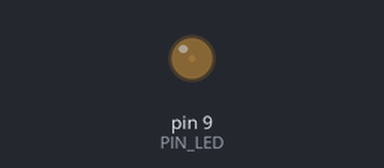
Bench run of a sketch on a simulated Arduino Uno, built with avr-gcc and run on an emulated ATmega328P. Parts: output pins drawn as LEDs (lit = HIGH).

Above: at 0.05 s.
At 0.35 s:
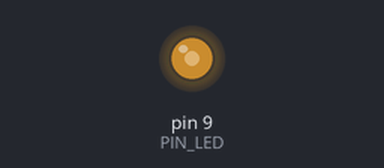
At 0.5 s:
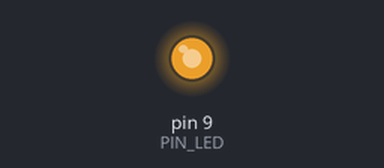
At 0.95 s:
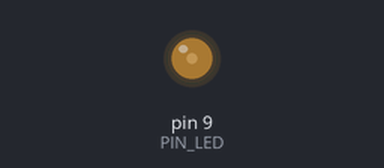
Timing chart, 0 to 3.0 s (numbered marks = the images above):
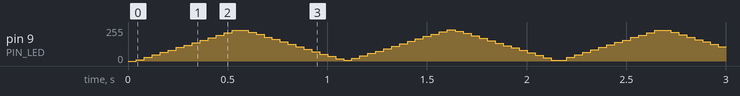

The sketch:

breathing_led.ino
```cpp
#define PIN_LED 9 //사용할 아두이노 핀 번호를 9번으로 정의한다.
int freqStep = 0; //duty의 1퍼센트 당 차지하는 시간을 저장할 변수
int freqdelayOn = 0; // led가 켜져있을 시간
int freqdelayOff = 0; // led가 꺼져있을 시간
int nowperiod = 0; //현재 period

const unsigned long BREATH_PERIOD_US = 1000000UL; // 1초  1000000UL / 2초  2000000UL
unsigned long halfPeriod = BREATH_PERIOD_US / 2; //미리 저장해놓기 - 반주기마다 밝기가 증/감으로 바뀐다
//어차피 양수인데 숫자가 너무 커서 unsigned long으로 선언
unsigned long elapsedUs = 0; // 누적시간을 저장할 곳

void set_period(int period){//period를 정하는 함수
  nowperiod = period; //매개변수로 받은 period를 현재 period로 결정한다
  freqdelayOff = period; //첫번째 꺼져있을 시간의 길이를 period의 길이(전체 freq)으로 지정한다
  freqStep = period / 100; //0%~100%, 1%=freqstep 1개인 것
}

void set_duty(int duty){
  // duty를 받아(몇퍼센트인지) 켜져있을시간freqdelayOn/꺼져있을 시간freqdelayOff를 계산한다
  // duty는 목표 밝기라고 할 때
  // digitalWrite() & delayMicroseconds()를 활용해 구현한다(아래처럼)
  // ------ o----- oo---- ooo--- oooo-- ooooo- oooooo ooooo- oooo-- ooo-- oo---- o----- ------ <this
  // period 기준으로 duty를 계산하기 때문에
  // period 초기화를 이 함수 실행하기 전에 먼저 지정해주어야 함
  freqdelayOn = duty * freqStep; //켜져있을 시간은 밝기퍼센트 * 단계(의 크기?step의 크기)
  freqdelayOff = nowperiod - freqdelayOn;//꺼져있을 시간은 전체-켜져있을 시간
}


void setup() {
  // put your setup code here, to run once:
  pinMode(PIN_LED, OUTPUT); //핀 지정
  Serial.begin(115200);
  set_period(1000); //period 설정하는 곳 , 1000 = 1ms / 10000 = 10ms / 100=0.1ms
}

void loop() {
  //이번 루프 한 번(대략 PWM 한 주기, nowperiod us)만큼시간지났다고 보기
  //        1초(BREATH_PERIOD_US)를 넘기면 다시 0부터 출발한다.
  elapsedUs += nowperiod; //1루프 지날때마다 누적 시간을 nowperiod만큼 증가
  if (elapsedUs >= BREATH_PERIOD_US) { //누적시간이 전체 breathing 주기 도달이라면
    elapsedUs -= BREATH_PERIOD_US; //다시 0초~근처 부터 누적한다
  }

  int duty;//현재 시점에 적용할 밝기비(0~100)저장할 변수
  if (elapsedUs < halfPeriod) {
    duty = (int)((elapsedUs * 100UL) / halfPeriod);// elapsedUs가 0일 때 0 halfPeriod일 때 100
  } else {
    duty = (int)(((BREATH_PERIOD_US - elapsedUs) * 100UL) / halfPeriod); // 뒤 0.5초: 100% -> 0%
  }
  set_duty(duty);


  digitalWrite(PIN_LED, HIGH);
  delayMicroseconds(freqdelayOn);
  digitalWrite(PIN_LED, LOW);
  delayMicroseconds(freqdelayOff);
}
```
